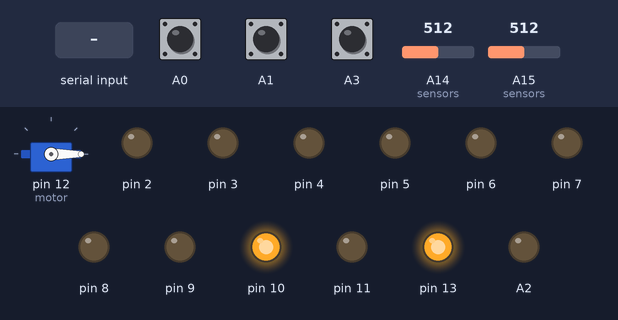
A sketch run on a simulated Arduino Mega 2560, built with avr-gcc and run on an emulated ATmega2560. Parts: servo, output pins drawn as LEDs (lit = HIGH). Inputs (shaded band) come from the test bench; at power-on: A3 HIGH, A0 HIGH, A1 HIGH, A14 (sensors) = 512, A15 (sensors) = 512. What the sketch prints to the serial monitor is not drawn.

Above: at 7.2 s.
7.3 s: A3 pulled LOW for 0.15 s
At 7.38 s:
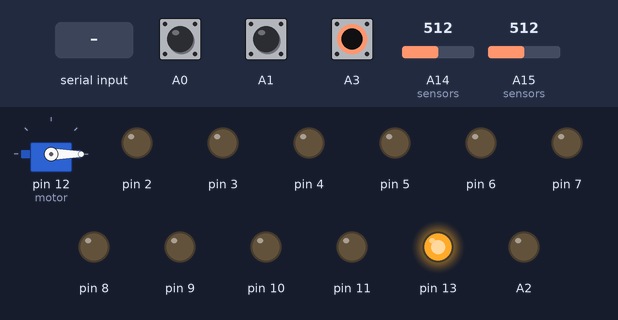
8.9 s: "2002002002001000999$" received over the second serial link
At 9.9 s:
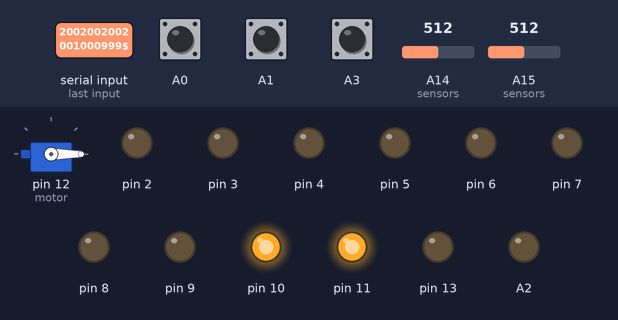
10.7 s: "90,45,200,10,150,30$" received over the second serial link
At 11.8 s:
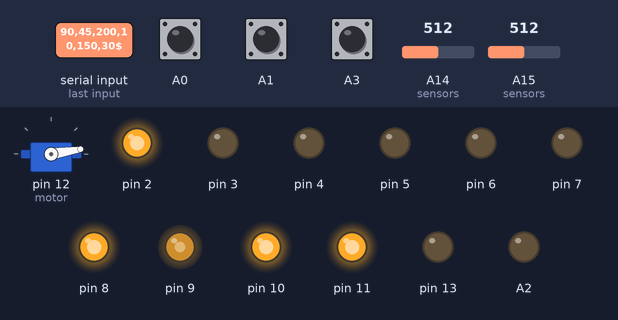
12.8 s: A3 pulled LOW for 1 s
At 13.6 s:
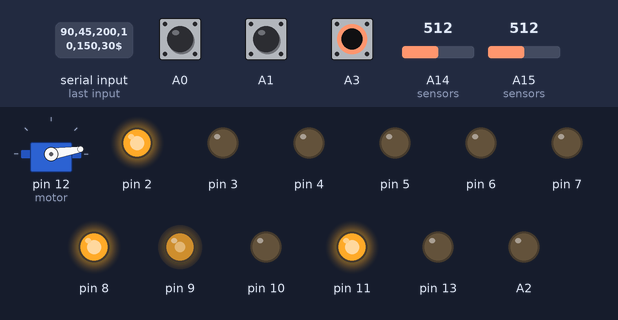
15.3 s: "30,150,10,200,45,90$" received over the second serial link
At 15.8 s:
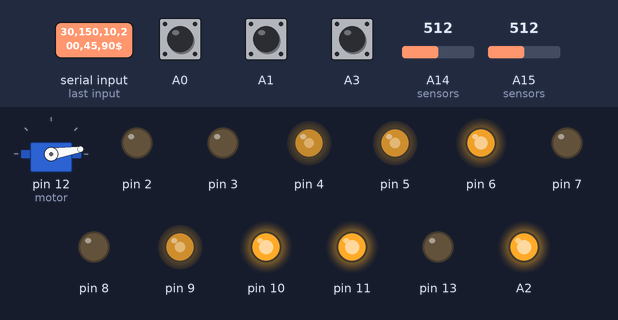
16.8 s: A3 pulled LOW for 0.15 s
At 16.88 s:
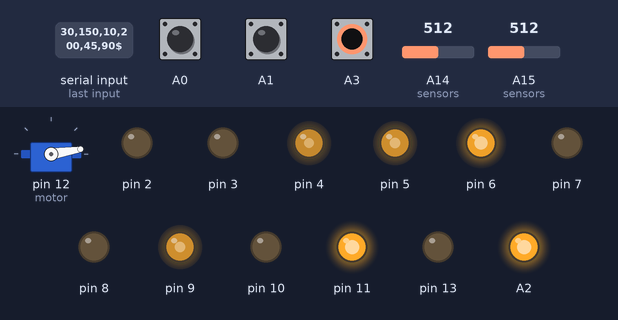
Timing chart, 0 to 19.4 s (numbered marks = the images above; inputs shaded):
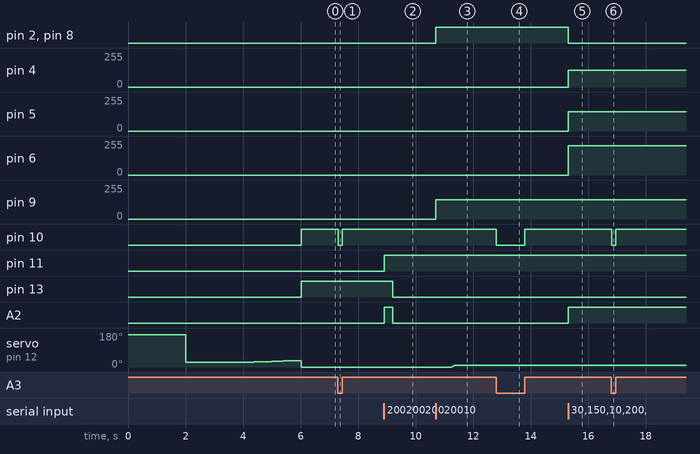

The sketch:

Robocup2024At.ino
```cpp
#include <Servo.h>
Servo motor;

String inn = "";
bool RaspLoad = false;
int sens = 0;

String blIN = "999";
String blOUT = "999";
long timerFlagBL = millis();
long timerDrib = millis();
long timerSens = millis();

int sp1 = 0;
int sp2 = 0;
int sp3 = 0;
int sp4 = 0;
int sp5 = 0;
int old_sp5 = 0;

int flag_kon_old = 0;
int flag_kon_old1 = 0;
int flag_kon = 0;
int flag_KON = 0;

int max_drib = 2300;
int min_drib = 800;

long timerKick = millis();
long timerBl = millis();
int flagKick = 0;
bool flagKick_start = true;
bool flagKick_end = false;
int flagZummer = 0;

void setup() {
  Serial2.begin(115200);
  Serial3.begin(115200);
  Serial.begin(9600);

  pinMode(6, OUTPUT);  // моторы
  pinMode(8, OUTPUT);
  pinMode(4, OUTPUT);
  pinMode(2, OUTPUT);
  pinMode(3, OUTPUT);
  pinMode(5, OUTPUT);
  pinMode(7, OUTPUT);
  pinMode(9, OUTPUT);

  pinMode(10, OUTPUT);  // кикер

  pinMode(11, OUTPUT);  //светодиоды
  pinMode(13, OUTPUT);

  pinMode(A2, OUTPUT);  // зуммер

  pinMode(A0, INPUT_PULLUP);  // кнопки
  pinMode(A1, INPUT_PULLUP);
  pinMode(A3, INPUT_PULLUP);

  pinMode(A14, INPUT);  // датчики
  pinMode(A15, INPUT);

  motor.attach(12);
  motor.writeMicroseconds(max_drib);
  delay(2000);
  motor.writeMicroseconds(min_drib);
  delay(2000);
  for (int i = 800; i < 900; i++) {
    motor.writeMicroseconds(i);
    Serial.println(i);
    delay(20);
  }
  motor.writeMicroseconds(800);


  digitalWrite(13, 1);
  Serial.println("started");
}

void M1(int speed) {
  speed = int(speed * 255 / 100);
  speed = constrain(speed, -255, 255);
  if (speed > 0) {
    analogWrite(6, speed);
    digitalWrite(8, 0);
  } else if (speed < 0) {
    analogWrite(8, -speed);
    digitalWrite(6, 0);
  } else {
    digitalWrite(6, 0);
    digitalWrite(8, 0);
  }
}

void M2(int speed) {
  speed = int(speed * 255 / 100);
  speed = constrain(speed, -255, 255);
  if (speed > 0) {
    analogWrite(2, speed);
    digitalWrite(4, 0);
  } else if (speed < 0) {
    analogWrite(4, -speed);
    digitalWrite(2, 0);
  } else {
    digitalWrite(2, 0);
    digitalWrite(4, 0);
  }
}

void M3(int speed) {
  speed = int(speed * 255 / 100);
  speed = constrain(speed, -255, 255);
  if (speed > 0) {
    analogWrite(5, speed);
    digitalWrite(3, 0);
  } else if (speed < 0) {
    analogWrite(3, -speed);
    digitalWrite(5, 0);
  } else {
    digitalWrite(5, 0);
    digitalWrite(3, 0);
  }
}

void M4(int speed) {
  speed = int(speed * 255 / 100);
  speed = constrain(speed, -255, 255);
  if (speed > 0) {
    analogWrite(9, speed);
    digitalWrite(7, 0);
  } else if (speed < 0) {
    analogWrite(7, -speed);
    digitalWrite(9, 0);
  } else {
    digitalWrite(7, 0);
    digitalWrite(9, 0);
  }
}

void sensors() {
  int sens1 = analogRead(A14);
  int sens2 = analogRead(A15);
  // Serial.print(sens1);
  // Serial.print(" ");
  // Serial.println(sens2);
  if ((sens1 < 450 or sens2 < 450)) {
    timerSens = millis();
    sens = 1;
  }
  else{
    if (timerSens + 200 < millis()){
      sens = 0;
    }

  }
}

void checkKicker() {
  flag_kon_old1 = flag_kon_old;
  flag_kon_old = flag_kon;
  flag_kon = digitalRead(A3);

  if (flag_kon == 1 and flag_kon_old == 1 and flag_kon_old1 == 1) {
    flag_KON = 1;
  }
  if (flag_kon == 0 and flag_kon_old == 0 and flag_kon_old1 == 0) {
    flag_KON = 0;
  }


  if (flagKick == 1) {
    flagKick_start = true;

    for (int i = sp5; i > 800; i=i-2) {
      motor.writeMicroseconds(i);
      delay(1);
    }
    delay(500);
    M1(100);
    M2(100);
    M3(100);
    M4(100);
    delay(300);
    analogWrite(10, 255);
    delay(200);
    M1(0);
    M2(0);
    M3(0);
    M4(0);
    while(Serial2.available() > 0){
      Serial2.read();
    }
    flagKick = 0;
  }

  else if (flagKick == 2) {
    flagKick_start = true;

    for (int i = sp5; i > 800; i=i-2) {
      motor.writeMicroseconds(i);
      delay(1);
    }
    delay(500);
    analogWrite(10, 255);
    delay(500);
    while(Serial2.available() > 0){
      Serial2.read();
    }
    flagKick = 0;
  }

  if (flag_KON == 1) {
    flagKick_start = false;
    analogWrite(10, 255);
  }

  if (flag_KON == 0 and flagKick_start == false) {
    if (flagKick_end == false) {
      delay(10);
    }
    // delay(5);
    analogWrite(10, 0);
    flagKick_end = true;
  } else {
    flagKick_end = false;
  }

  // if (flagKick_end == true) {
  //   analogWrite(10, 0);
  // }
}

void dribler(int sp) {
  if (timerDrib + 1 < millis() ) {
    timerDrib = millis();
    if (sp < old_sp5) {
      old_sp5 = old_sp5 - 2;
    } else if (sp > old_sp5) {
      old_sp5 = old_sp5 + 2;
    }
    motor.writeMicroseconds(old_sp5);
  }
}

void readuart() {
  if (Serial2.available() > 0) {
    inn = Serial2.readStringUntil('$');
    // Serial.println(inn);
    if (RaspLoad == false) {
      sp1 = 0;
      sp2 = 0;
      sp3 = 0;
      sp4 = 0;
      sp5 = 0;
      flagKick = 0;
      flagZummer = 0;
      if (inn == "2002002002001000999") {
        RaspLoad = true;
        digitalWrite(11, 1);
        digitalWrite(A2, 1);
        delay(300);
        digitalWrite(13, 0);
      }

    } else {
      if (inn.length() == 19) {
        sp1 = inn.substring(0, 3).toInt() - 200;
        sp2 = inn.substring(3, 6).toInt() - 200;
        sp3 = inn.substring(6, 9).toInt() - 200;
        sp4 = inn.substring(9, 12).toInt() - 200;
        // sp5 = 1500 + int((inn.substring(12, 14).toInt() - 10) * (max_drib - min_drib - 200) / 99 / 2);
        sp5 = map(inn.substring(12, 14).toInt(), 10, 99, 800, 2300);
        // sp5 = constrain(sp5, 800, 2300);
        flagKick = inn.substring(14, 15).toInt();
        flagZummer = inn.substring(15, 16).toInt();
        blOUT = inn.substring(16, 19);
      }
      sensors();
      // bluetooth();
      String mes = String(digitalRead(A0)) + String(digitalRead(A1)) + String(sens) + blIN + "$";
      // Serial.println(mes);
      Serial2.print(mes);
    }
  }
}

void bluetooth() {
  if (Serial3.available() > 0) {
    inn = Serial3.readStringUntil('$');
    if (inn.length() == 3) {
      blIN = inn;
    }
  }
  if (timerBl + 300 < millis()) {
    Serial3.print(blOUT + "$");
    timerBl = millis();
  }
}

void loop() {
  bluetooth();
  readuart();
  digitalWrite(A2, flagZummer);
  M1(sp1);
  M2(sp2);
  M3(sp3);
  M4(sp4);

  checkKicker();
  dribler(sp5);
}
```

Measured:
- after the input at 7.3 s, pin 10: HIGH → LOW at once, → HIGH 0.14 s later
- after the input at 8.9 s, pin 11: LOW → HIGH at once; pin 13: HIGH → LOW after 0.30 s; A2: LOW → HIGH at once, → LOW 0.30 s later
- after the input at 10.7 s, pin 2, pin 8: LOW → HIGH at once; pin 9: 0/255 → 145/255 at once; servo on pin 12 (motor): 0° → 9° after 0.56 s
- after the input at 12.8 s, pin 10: HIGH → LOW at once, → HIGH 0.99 s later
- after the input at 15.3 s, pin 2, pin 8: HIGH → LOW at once; pin 4: 0/255 → 127/255 at once; pin 5: 0/255 → 145/255 at once; pin 6: 0/255 → 221/255 at once; A2: LOW → HIGH at once
- after the input at 16.8 s, pin 10: HIGH → LOW at once, → HIGH 0.14 s later
- by itself, servo on pin 12 (motor): ramps from 0° to 34° and jumps back, once every 4.0 s
